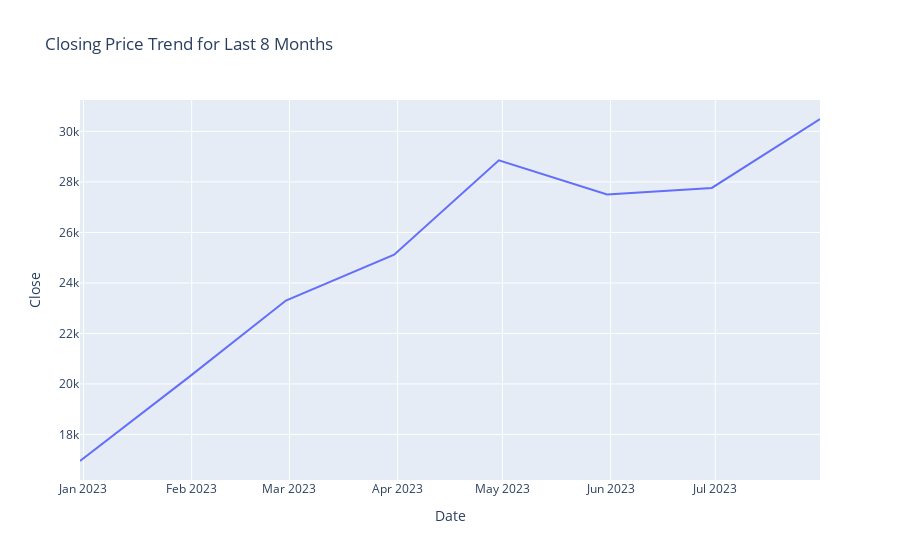

Notebook source saved alongside this figure:
### Code cell
agent_executor.invoke("identity the trend and plot using plotly from last 8 months ?")

### Figure 1 — Plotly figure (JSON) as saved in the notebook; plotly's stock layout.template omitted (floating-point values rounded to 4 significant figures)
{"data": [{"hovertemplate": "Date=%{x}<br>Close=%{y}<extra></extra>", "legendgroup": "", "line": {"color": "#636efa", "dash": "solid"}, "marker": {"symbol": "circle"}, "mode": "lines", "name": "", "orientation": "v", "showlegend": false, "type": "scatter", "x": ["2022-12-31T00:00:00", "2023-01-31T00:00:00", "2023-02-28T00:00:00", "2023-03-31T00:00:00", "2023-04-30T00:00:00", "2023-05-31T00:00:00", "2023-06-30T00:00:00", "2023-07-31T00:00:00"], "xaxis": "x", "y": [16950.0, 20250.0, 23300.0, 25120.0, 28860.0, 27500.0, 27760.0, 30490.0], "yaxis": "y"}], "layout": {"legend": {"tracegroupgap": 0}, "title": {"text": "Closing Price Trend for Last 8 Months"}, "xaxis": {"anchor": "y", "domain": [0, 1], "title": {"text": "Date"}}, "yaxis": {"anchor": "x", "domain": [0, 1], "title": {"text": "Close"}}}}
